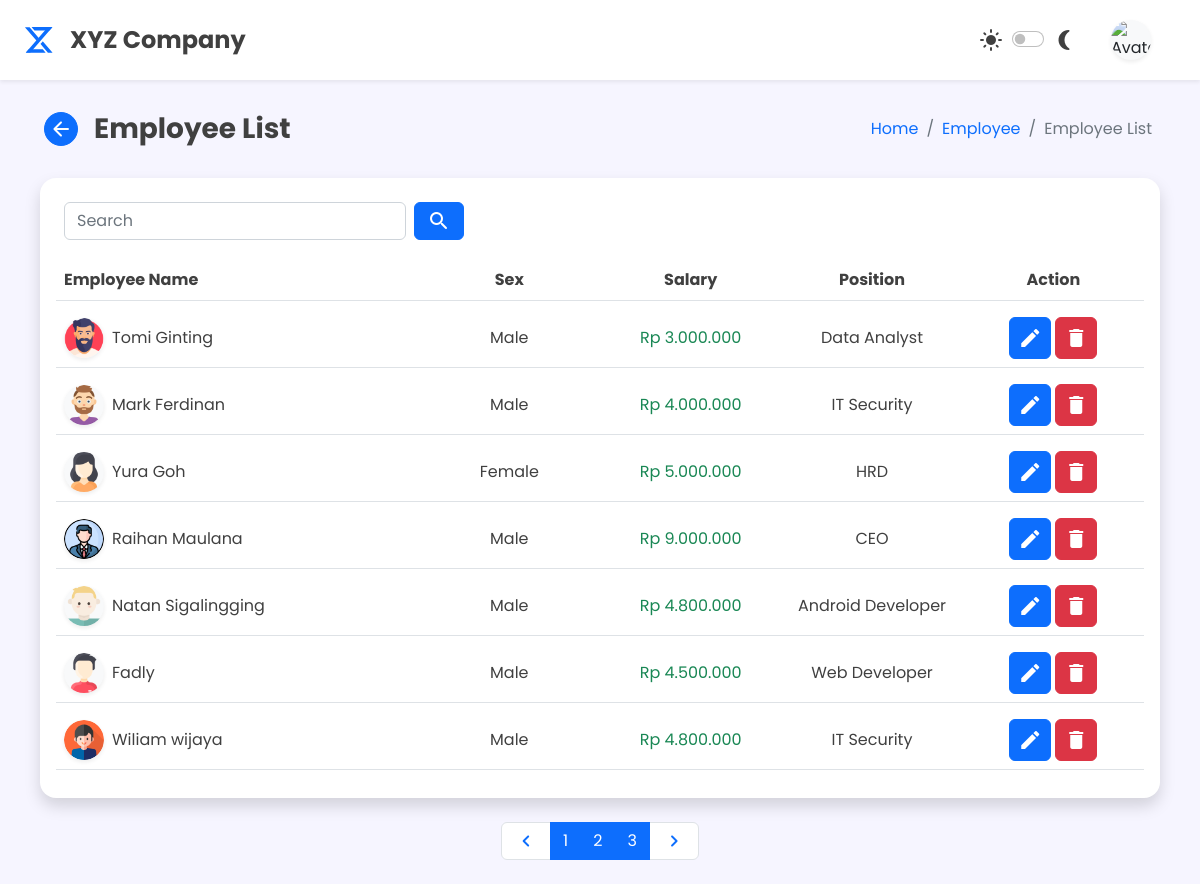
The app's page /sources/admin/admin-employee-list.php (signed in) with its own data.
### tables this page shows
CREATE TABLE `karyawan_tetap` (
  `id` int(20) NOT NULL,
  `kode_karyawan` varchar(7) NOT NULL,
  `nama` varchar(50) NOT NULL,
  `nip` varchar(20) NOT NULL,
  `tanggal` date NOT NULL,
  `tempat` varchar(20) NOT NULL,
  `alamat` varchar(150) NOT NULL,
  `foto` varchar(100) NOT NULL,
  `posisi` varchar(20) NOT NULL,
  `jenis_kelamin` varchar(10) NOT NULL,
  `gaji` bigint(30) NOT NULL
);

### php/functions.php (called while the page is built)
<?php
function koneksi (){
    return mysqli_connect("localhost", "root", "", "perusahaan");
}
function query ($query){
    $koneksi = koneksi();
    $data = mysqli_query($koneksi, $query);
    if(mysqli_num_rows($data) > 1){
        $rows = [];
        while($row = mysqli_fetch_assoc($data)){
            $rows[] = $row;
        }
        return $rows;
    }else {
        $rows = mysqli_fetch_assoc($data);
        return $rows;
    }
}
?>

### sources/admin/admin-employee-list.php (the view, shortened to what this page needs)
<!DOCTYPE html>
<html lang="en">
<head>
    <link href="https://cdn.jsdelivr.net/npm/bootstrap@5.2.2/dist/css/bootstrap.min.css" rel="stylesheet" />
    <link rel="stylesheet" href="../../assets/style/main.css">
</head>
<?php
require '../../php/functions.php';
$kode = $_SESSION['kode'];
$user1 = query("SELECT * FROM karyawan_tetap WHERE kode_karyawan = '$kode'");
?>
<body class="d-none">
    <div class="content col d-flex flex-column gap-3 mb-2">
        <nav id="topbar" class="navbar d-flex px-1 px-lg-3 shadow-sm">
            <div class="d-flex p-2">
                <div class="d-flex align-items-center gap-3">
                    <div class="d-flex">
                        <img src="../../assets/img/xyz_logo.svg" height="30px" width="30px" alt="">
                    </div>
                    <span id="brand-text" class="fs-4 fw-bold d-none d-sm-flex text">XYZ Company</span>
                </div>
            </div>
            <div class="d-flex align-items-center gap-2 gap-lg-3">
                <div class="dark-mode d-flex align-items-center">
                    <label class="btn text material-icons-round p-1" for="dark-mode">&#xe518</label>
                    <div class="d-flex form-check form-switch justify-content-center" for="dark-mode">
                        <input class="form-check-input" type="checkbox" role="switch" title="toggle-dark" id="dark-mode">
                    </div>
                    <label class="btn text material-icons-round p-1" for="dark-mode">&#xef5e</label>
                </div>
                <div class="dropdown d-flex">
                    <button class="btn d-flex align-items-center gap-3" type="button" data-bs-toggle="dropdown" aria-expanded="false">
                        <img id="profile-img" src="../user-img/<?= $user1['foto'] ?>" class="rounded-circle bg-light shadow-sm col-2" alt="Avatar" />
                    </button>
                </div>
            </div>
        </nav>
        <div class="d-flex flex-column px-2 gap-3">
            <div class="d-flex my-2 mx-0 mx-lg-4 px-1 gap-1">
                <div class="p-2 d-flex align-items-center">
                    <div class="">
                        <a type="button" href="admin-employee.php" class="d-flex rounded-circle p-1 btn btn-primary align-items-center justify-content-center">
                            <i class="material-icons-round">&#xe5c4</i>
                        </a>
                    </div>
                </div>
                <div class="d-flex flex-column flex-lg-row col align-items-lg-center justify-content-between p-1">
                    <span class="fs-3 fw-bold">Employee List</span>
                    <ol class="breadcrumb my-0 p-lg-2">
                        <li class="breadcrumb-item"><a class="text-decoration-none" href="admin-dashboard.php">Home</a>
                        </li>
                        <li class="breadcrumb-item"><a class="text-decoration-none" href="admin-employee.php">Employee</a></li>
                        <li class="breadcrumb-item active" aria-current="page">Employee List</li>
                    </ol>
                </div>
            </div>
            <div class="d-flex row mx-0 mx-lg-4 px-2 gap-4">
                <div class="container col rounded-4 shadow border-0 d-flex flex-column p-2">
                    <div class="d-flex align-items-center gap-3 p-3">
                        <form class="d-flex align-items-center gap-2" action="" method="post">
                            <input type="text" class="form-control text-field" id="search" placeholder="Search" name="cari">
                            <button type="submit" name="send" class="btn btn-primary material-icons-round">&#xe8b6</button>
                        </form>
                    </div>
                    <table class="table table-hover">
                        <thead>
                            <tr class="d-flex col px-2 py-1">
                                <th class="col-8 col-sm-4 col-xxl d-flex text">Employee Name</th>
                                <th class="col d-none d-sm-flex justify-content-center align-items-center text">Sex</th>
                                <th class="col d-none d-sm-flex justify-content-center align-items-center text">Salary
                                </th>
                                <th class="col d-none d-sm-flex justify-content-center align-items-center text">Position
                                </th>
                                <th class="col d-flex justify-content-center gap-1 text">Action</th>
                            </tr>
                        </thead>
                        <tbody>
                            <?php
                            $batas = 7;
                            $halaman = isset($_GET['halaman']) ? (int)$_GET['halaman'] : 1;
                            $halaman_awal = ($halaman > 1) ? ($halaman * $batas) - $batas : 0;
                            $previous = $halaman - 1;
                            $next = $halaman + 1;
                            $data = mysqli_query($koneksi, "SELECT * FROM karyawan_tetap");
                            $jumlah_data = mysqli_num_rows($data);
                            $total_halaman = ceil($jumlah_data / $batas);
                            if (isset($_POST['send'])) {
                                $keyword = $_POST['cari'];
                                $user2 = mysqli_query($koneksi, "SELECT * FROM daftar_gaji
                                WHERE nama LIKE '%$keyword%'
                                OR jenis_kelamin LIKE '%$keyword%'
                                OR posisi LIKE '%$keyword%'");
                            } else {
                                $user2 = mysqli_query($koneksi, "SELECT * FROM karyawan_tetap limit $halaman_awal, $batas");
                            }
                            while ($u = mysqli_fetch_assoc($user2)) :
                            ?>
                                <tr class="d-flex col px-2 py-1">
                                    <td class="col-8 col-sm-4 col-xxl d-flex gap-2 align-items-center">
                                        <img id="profile-img" src="../user-img/<?= $u['foto'] ?>" class="rounded-circle bg-light shadow-sm" alt="Avatar" />
                                        <span class="text"><?= $u['nama']; ?></span>
                                    </td>
                                    <td class="col d-none d-sm-flex justify-content-center align-items-center text">
                                        <span class="text"><?= $u['jenis_kelamin']; ?></span>
                                    </td>
                                    <?php
                                    $gaji = $u['gaji'];
                                    $gaji = $gaji * 1000;
                                    ?>
                                    <td class="col d-none d-sm-flex justify-content-center align-items-center text">
                                        <span class="text-success">Rp <?php echo number_format($gaji, 0, '', '.'); ?></span>
                                    </td>
                                    <td class="col d-none d-sm-flex justify-content-center align-items-center text">
                                        <span class="text"><?= $u['posisi']; ?></span>
                                    </td>
                                    <td class="col d-flex justify-content-center gap-1">
                                        <a href="./admin-employee-edit.php?user=<?= $u['kode_karyawan'] ?>" style="text-decoration:none">
                                            <button type="button" class="btn btn-primary d-flex align-items-center p-md-2 p-1" title="print">
                                                <i class="material-icons">&#xe3c9</i>
                                            </button>
                                        </a>
                                        <a href="../deleteKaryawan.php?user=<?= $u['kode_karyawan'] ?>" style="text-decoration: none;" onclick="return confirm('Apakah anda ingin menghapus data <?= $u['nama'] ?>')">
                                            <button type="button" class="btn btn-danger d-flex align-items-center p-md-2 p-1" title="print">
                                                <i class="material-icons">&#xe872</i>
                                            </button>
                                        </a>
                                    </td>
                                </tr>
                            <?php endwhile; ?>
                        </tbody>
                    </table>
                </div>
                <nav aria-label="..." class="d-flex justify-content-center mt-auto">
                    <ul class="pagination">
                        <li class="page-item">
                            <a class="page-link d-flex" <?php if ($halaman > 1) {
                                                            echo "href='?halaman=$previous'";
                                                        } ?>><i class="material-icons-round">&#xe408</i></a>
                        </li>
                        <?php
                        for ($x = 1; $x <= $total_halaman; $x++) :
                        ?>
                            <li class="page-item active" aria-current="page">
                                <a class="page-link" href="?halaman=<?php echo $x ?>"><?php echo $x; ?></a>
                            </li>
                        <?php endfor; ?>
                        <li class="page-item">
                            <a class="page-link d-flex" <?php if ($halaman < $total_halaman) {
                                                            echo "href='?halaman=$next'";
                                                        } ?>><i class="material-icons-round">&#xe409</i></a>
                        </li>
                    </ul>
                </nav>
            </div>
        </div>
    </div>
</body>
</html>

### assets/style/main.css (style rules this page uses)
:root { --body-color: #f6f5ff; --primary-color: #0d6efd; --secondary-color: #fff; --text-color: #404040; --background-color: #f0efff; --tran-all: all 0.5s ease; }
body { font-family: "Poppins", sans-serif; min-height: 100vh; background-color: var(--body-color); transition: var(--tran-all); }
.sidebar li a, #brand-text, #topbar, .content { color: var(--text-color); }
#brand-text, .text-sidebar, .toggle-dropdown { display: none; }
#brand-text, .text-sidebar { white-space: nowrap; animation: fadeIn 1s; }
#topbar { min-height: 80px; background-color: var(--secondary-color); transition: var(--tran-all); }
#profile-img, #profile-img-container { object-fit: cover; }
#profile-img { width: 40px; height: 40px; }
.card, .container, .flex-container, .text-field { background: var(--secondary-color); transition: var(--tran-all); }
.text { color: var(--text-color); }

### records on screen
karyawan_tetap: foto (picture), nama "Tomi Ginting", jenis_kelamin "Male", gaji "3.000.000", posisi "Data Analyst"
karyawan_tetap: foto (picture), nama "Mark Ferdinan", jenis_kelamin "Male", gaji "4.000.000", posisi "IT Security"
karyawan_tetap: foto (picture), nama "Yura Goh", jenis_kelamin "Female", gaji "5.000.000", posisi "HRD"
karyawan_tetap: foto (picture), nama "Raihan Maulana", jenis_kelamin "Male", gaji "9.000.000", posisi "CEO"
karyawan_tetap: foto (picture), nama "Natan Sigalingging", jenis_kelamin "Male", gaji "4.800.000", posisi "Android Developer"
karyawan_tetap: foto (picture), nama "Fadly", jenis_kelamin "Male", gaji "4.500.000", posisi "Web Developer"
karyawan_tetap: foto (picture), nama "Wiliam wijaya", jenis_kelamin "Male", gaji "4.800.000", posisi "IT Security"
